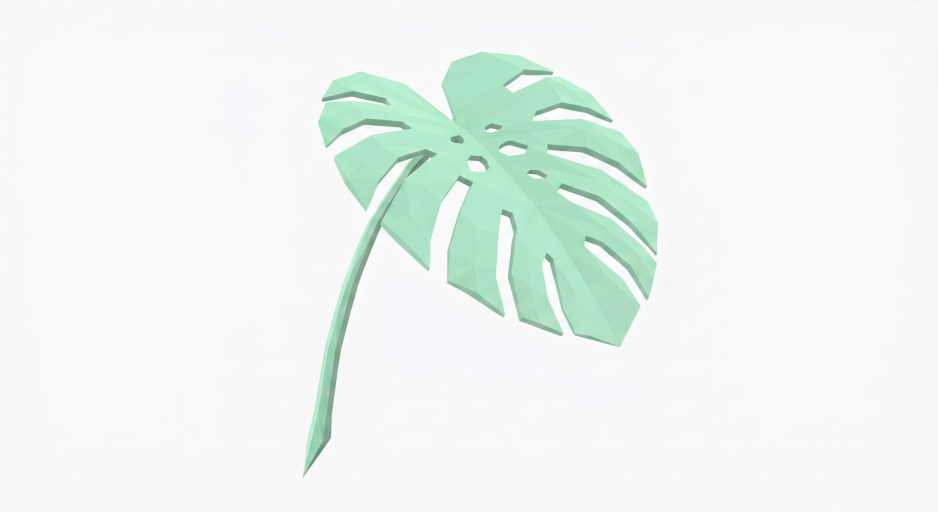
#> input picture assets/existing/_dupes/Gemini_Generated_Image_hc1lc4hc1lc4hc1l.jpg, 2814 x 1536 px (shown at 1/3 size)
$ python tex_rug_cutout.py ../assets/existing/_dupes/Gemini_Generated_Image_hc1lc4hc1lc4hc1l.jpg out.png
#> lines starting #> are read from the running program, lines starting #| are printed output that depends on the picture; after the words box and inside, x2 and y2 are one past the last pixel; in counts of white or black regions, pixels touching at a corner belong together
"""tools/tex_rug_cutout.py — 위에서 본 러그 그림(흰 바탕)을 «러그만» 남긴 투명 webp 로 ([house] · 2026-10-10)

    python -I tools/tex_rug_cutout.py <in.jpg|png> <out.webp> [--max 1024] [--white 232] [--pad 0.01]

왜: Higgsfield 러그 그림은 틀을 꽉 채우라 했어도 둘레에 흰 여백(4~9%)이 남고, 짧은 변의 술(fringe)이 그 여백 안에 있다.
    네모로 자르면 술이 잘리거나 술 사이 흰 바탕이 남는다 ⇒ 둘레에서부터 이어진 흰 바탕만 투명으로 바꾸고(술 사이 포함),
    러그 몸 안의 흰 무늬(체크·잎)는 둘레와 안 이어져 있으니 그대로 둔다. 그다음 내용 상자로 잘라 판(러그 발자국)에 꽉 차게 한다.
"""
import argparse
import numpy as np
from PIL import Image


def main():
    ap = argparse.ArgumentParser()
    ap.add_argument('src'); ap.add_argument('dst')
    ap.add_argument('--max', type=int, default=1024)
    ap.add_argument('--white', type=int, default=232)
    ap.add_argument('--pad', type=float, default=0.01)
    a = ap.parse_args()
    im = Image.open(a.src).convert('RGB')
#> im is the input picture: PIL image 2814x1536 RGB; mean R, G, B 237.9, 245, 241.3
    s = a.max / max(im.size)
#> s = 0.364
    if s < 1: im = im.resize((round(im.width * s), round(im.height * s)), Image.LANCZOS)
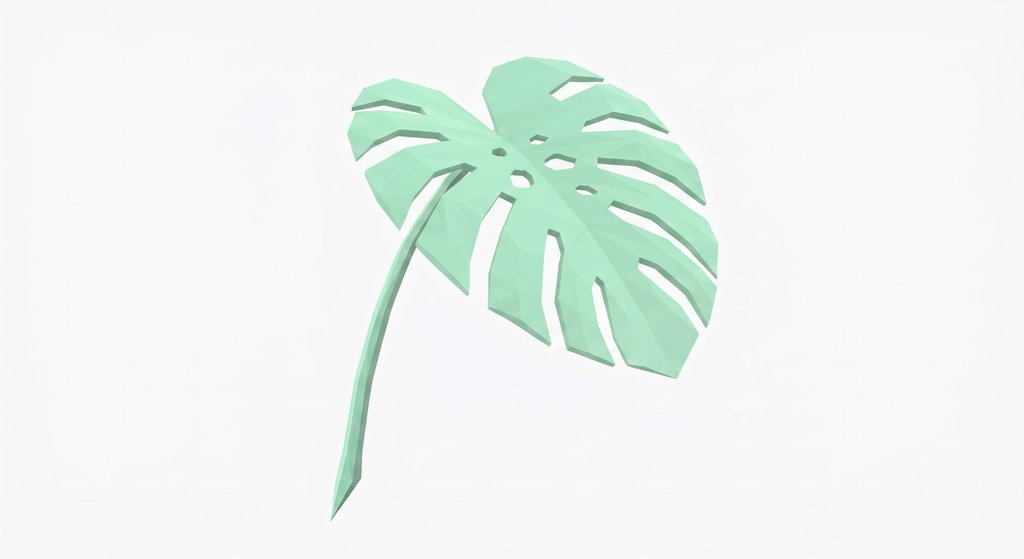
#> im: PIL image 1024x559 RGB; mean R, G, B 237.9, 245, 241.3
    px = np.asarray(im).astype(np.int16)
    white = (px.min(axis=2) > a.white) & ((px.max(axis=2) - px.min(axis=2)) < 16)
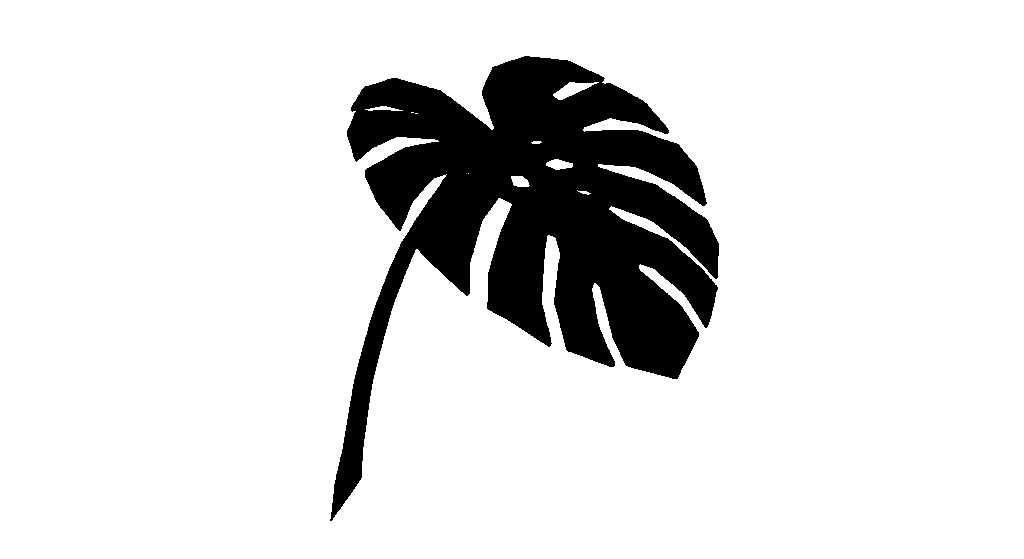
#> white: shape (559, 1024) bool; 87% white; 1 black region, box (x1, y1, x2, y2) and area: (330, 56, 719, 521) 74262
    bg = np.zeros_like(white)
    bg[0, :] = white[0, :]; bg[-1, :] = white[-1, :]; bg[:, 0] = white[:, 0]; bg[:, -1] = white[:, -1]
#> after `bg[0, :] = white[0, :]`:
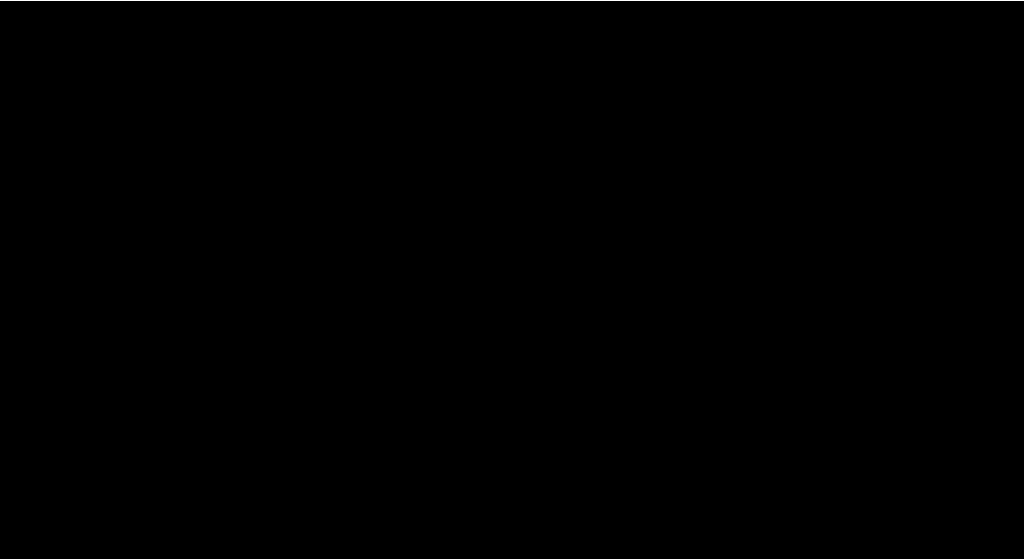
#> bg: shape (559, 1024) bool; 0.18% white in thin lines or dots, all inside (x1, y1, x2, y2) = (0, 0, 1024, 1)
#> after `bg[:, -1] = white[:, -1]`:
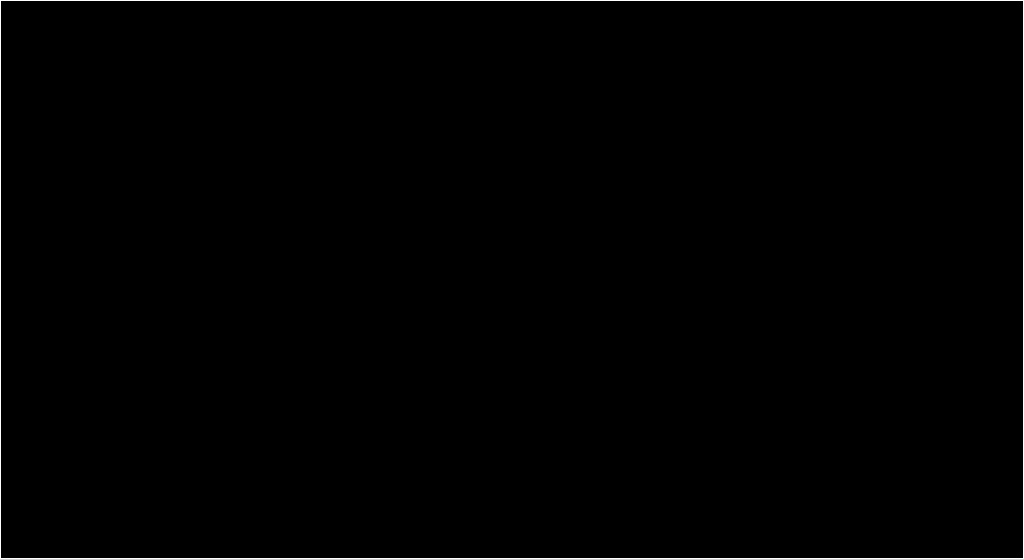
#> bg: shape (559, 1024) bool; 0.55% white in thin lines or dots
    while True:                                   # 둘레에서 흰 바탕을 따라 번진다(4-이웃)
        grow = bg.copy()
        grow[1:, :] |= bg[:-1, :]; grow[:-1, :] |= bg[1:, :]; grow[:, 1:] |= bg[:, :-1]; grow[:, :-1] |= bg[:, 1:]
        grow &= white
        if (grow == bg).all(): break
        bg = grow
#> this loop made 460 passes
#> pass 1, in main, `grow &= white`:
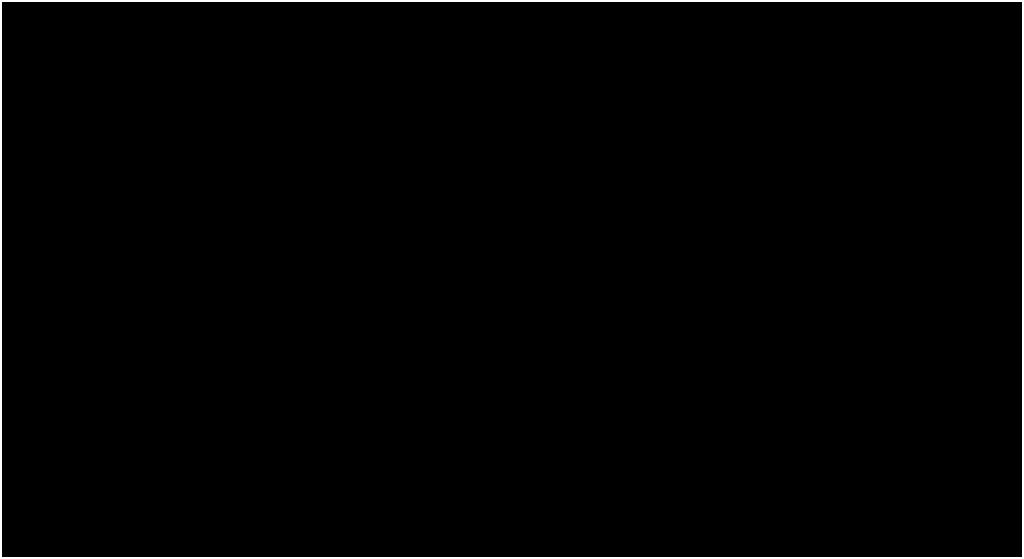
#> grow: shape (559, 1024) bool; 1.1% white; 1 white region, box (x1, y1, x2, y2) and area: (0, 0, 1024, 559) 6316
#> after the loop:
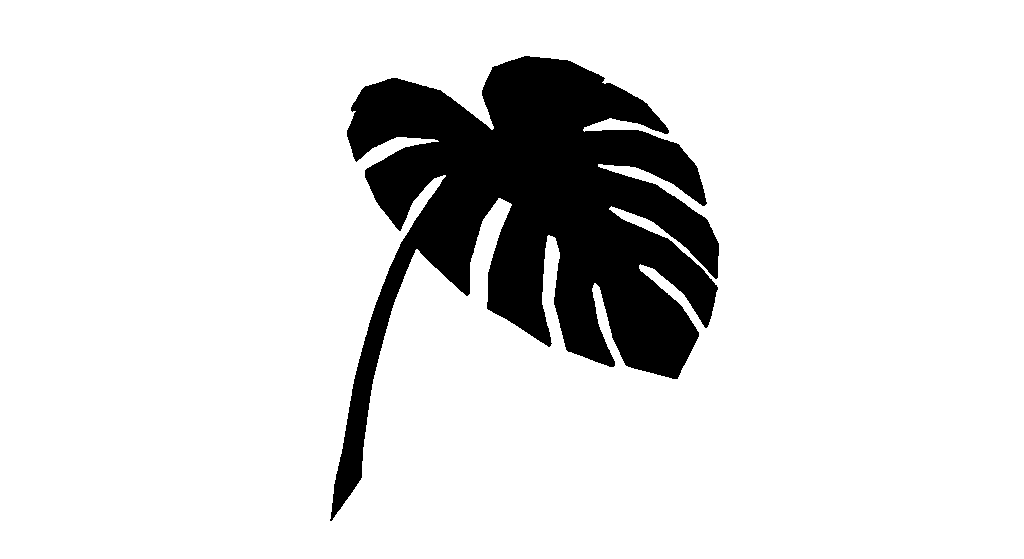
#> grow: shape (559, 1024) bool; 86.9% white; 1 black region, box (x1, y1, x2, y2) and area: (330, 56, 719, 521) 75155
    alpha = np.where(bg, 0, 255).astype(np.uint8)
    ys, xs = np.where(alpha > 0)
    y0, y1, x0, x1 = ys.min(), ys.max(), xs.min(), xs.max()
#> y0 = 56; y1 = 520; x0 = 330; x1 = 718
    p = round(a.pad * max(im.size))
#> p = 10
    y0, x0 = max(0, y0 - p), max(0, x0 - p); y1, x1 = min(im.height - 1, y1 + p), min(im.width - 1, x1 + p)
#> after `y0, x0 = (max(0, y0 - p), max(0, x0 - p))`: y0 = 46; x0 = 320
#> after `y1, x1 = (min(im.height - 1, y1 + p), min(im.width - 1, x1 + p))`: y1 = 530; x1 = 728
    rgba = np.dstack([np.asarray(im), alpha])[y0:y1 + 1, x0:x1 + 1]
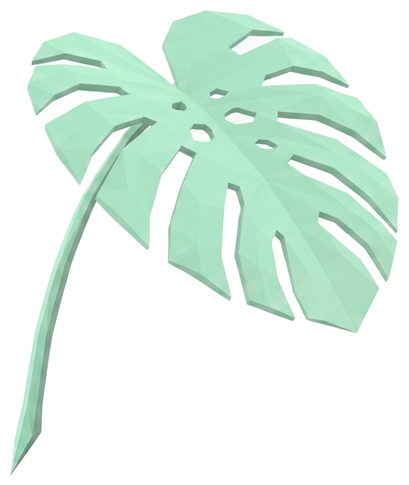
#> rgba: shape (485, 409, 4); mean R, G, B, A 219.1, 238.2, 228, 96.6; transparent parts drawn white
    out = Image.fromarray(rgba, 'RGBA')
    out.save(a.dst, 'WEBP', quality=86, method=6)
    print(f'{a.src} → {a.dst}  {out.size}  투명 {100 * (rgba[..., 3] == 0).mean():.1f}%  (잘라 낸 둘레 {x0},{y0} ~ {x1},{y1})')
#| ../assets/existing/_dupes/Gemini_Generated_Image_hc1lc4hc1lc4hc1l.jpg → out.png  (409, 485)  투명 62.1%  (잘라 낸 둘레 320,46 ~ 728,530)


if __name__ == '__main__':
    main()
